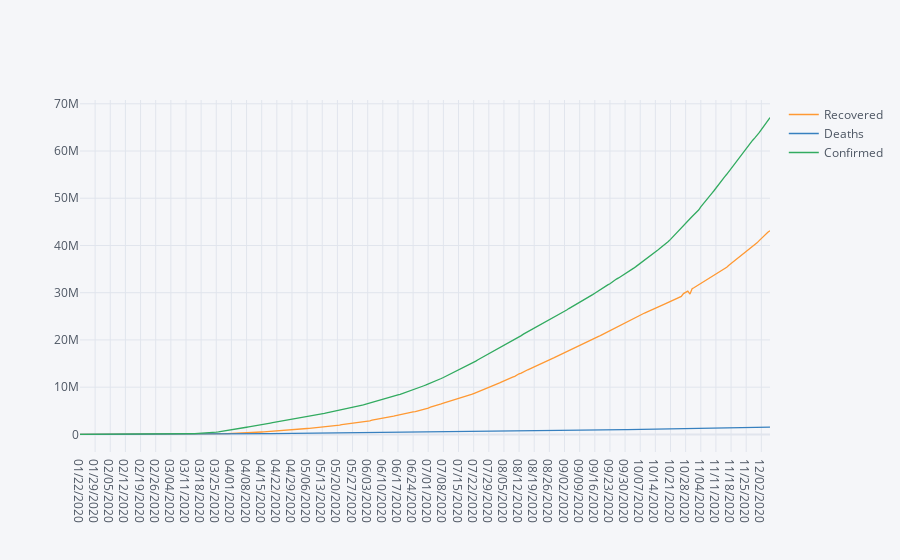

The cell this chart's notebook holds for it:
### Code cell
world_date.iplot(kind='line', x='Date', y=['Recovered', 'Deaths' ,'Confirmed'])

### Figure 1 — Plotly figure (JSON) as saved in the notebook; plotly's stock layout.template omitted (floating-point values rounded to 4 significant figures; data arrays with more than 128 entries replaced by an {"elided": "..."} marker saying what was removed)
{"data": [{"line": {"color": "rgba(255, 153, 51, 1.0)", "dash": "solid", "shape": "linear", "width": 1.3}, "mode": "lines", "name": "Recovered", "text": "", "type": "scatter", "x": {"elided": "320 str values"}, "y": {"elided": "320 int values"}}, {"line": {"color": "rgba(55, 128, 191, 1.0)", "dash": "solid", "shape": "linear", "width": 1.3}, "mode": "lines", "name": "Deaths", "text": "", "type": "scatter", "x": {"elided": "320 str values"}, "y": {"elided": "320 int values"}}, {"line": {"color": "rgba(50, 171, 96, 1.0)", "dash": "solid", "shape": "linear", "width": 1.3}, "mode": "lines", "name": "Confirmed", "text": "", "type": "scatter", "x": {"elided": "320 str values"}, "y": {"elided": "320 int values"}}], "layout": {"legend": {"bgcolor": "#F5F6F9", "font": {"color": "#4D5663"}}, "paper_bgcolor": "#F5F6F9", "plot_bgcolor": "#F5F6F9", "title": {"font": {"color": "#4D5663"}}, "xaxis": {"gridcolor": "#E1E5ED", "showgrid": true, "tickfont": {"color": "#4D5663"}, "title": {"font": {"color": "#4D5663"}, "text": ""}, "zerolinecolor": "#E1E5ED"}, "yaxis": {"gridcolor": "#E1E5ED", "showgrid": true, "tickfont": {"color": "#4D5663"}, "title": {"font": {"color": "#4D5663"}, "text": ""}, "zerolinecolor": "#E1E5ED"}}}
